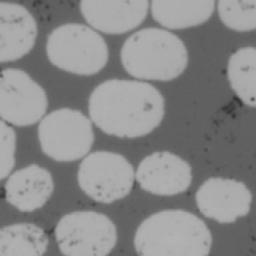
#> input picture target.png, 256 x 256 px
$ jupyter execute --allow-errors create_vti.ipynb
#> lines starting #> are read from the running program, lines starting #| are printed output that depends on the picture; after the words box and inside, x2 and y2 are one past the last pixel; in counts of white or black regions, pixels touching at a corner belong together
[cell 1]
import os
import numpy as np
import vtk
from vtk.util import numpy_support


import  matplotlib.pyplot as plt

from scipy import ndimage
from skimage import io, color, filters
from skimage.transform import rescale, resize, downscale_local_mean

[cell 2]
micro_image = io.imread("../target.png")
#> micro_image is the input picture: shape (256, 256, 3); min 51, max 179, mean 138
print(micro_image.shape)
#| (256, 256, 3)
print(type(micro_image))
#| <class 'numpy.ndarray'>
# Convert the image to grayscale if it's in color
if micro_image.ndim == 3:
    micro_image = color.rgb2gray(micro_image)
#> micro_image: shape (256, 256) float64


micro_image = resize(micro_image, (micro_image.shape[0] // 4, micro_image.shape[1] // 4),
                       anti_aliasing=True)
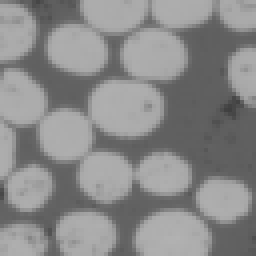
#> micro_image: shape (64, 64) float64 (shown 4 times larger); min 0.248, max 0.698, mean 0.541

[cell 3]
plt.imshow(micro_image)

[cell 4]
array = np.array(micro_image)

[cell 5]
# Use a thresholding method from skimage.filters
threshold_value = filters.threshold_otsu(array)
#> threshold_value = 0.525

binary_array = array > threshold_value
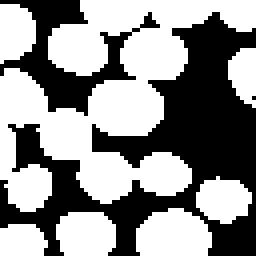
#> binary_array: shape (64, 64) bool (shown 4 times larger); 56% white; 3 black regions (1 under 20 px), largest, box (x1, y1, x2, y2) and area: (0, 3, 64, 64) 1442, (0, 0, 40, 29) 361

[cell 6]
# Fill holes in the binary image
binary_array = ndimage.binary_fill_holes(binary_array)
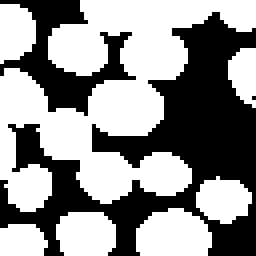
#> binary_array: shape (64, 64) bool (shown 4 times larger); 56.3% white; 3 black regions (1 under 20 px), largest, box (x1, y1, x2, y2) and area: (0, 3, 64, 64) 1442, (0, 0, 34, 29) 348

# Additional operations with ndimage (e.g., binary morphology)
binary_array= ndimage.binary_opening(binary_array)
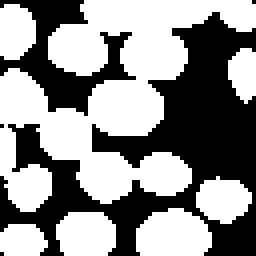
#> binary_array: shape (64, 64) bool (shown 4 times larger); 55.7% white; 5 black regions (3 under 20 px), largest, box (x1, y1, x2, y2) and area: (0, 3, 64, 64) 1456, (0, 0, 34, 29) 355

[cell 7]
plt.imshow(binary_array)

[cell 8]
binary_array = binary_array.astype(np.int16)
binary_array.shape
#> Out = (64, 64)

[cell 9]
# Copy along the third dimension to create a 3D array
three_d_array = np.tile(binary_array[:, :, np.newaxis], (1, 1, 1))
print(three_d_array.shape)
#| (64, 64, 1)

[cell 10]
plt.imshow(three_d_array[:,:,0])

[cell 11]
## SAVE DATA
## Convert the NumPy arrays to float32
scalar_data = three_d_array.transpose(0,1,2).astype(np.int64)


# Create a VTKImageData object
#> (the rest of this cell did not finish here and is left out)

[cell 12]
import nrrd

[cell 13]
nrrd.write('output.nrrd', three_d_array.transpose(0,1,2).astype(np.int64))
#> (this line was passed over: nrrd is not available in this run)

[cell 14]
three_d_array.shape
#> Out = (64, 64, 1)

[cell 15]
import meshio
# Example material information (64x64x1)
material_data = three_d_array.reshape(-1).astype(np.int64)  # Flatten to match the number of vertices
#> material_data = 4096 values, max 1 at index 21, min 0 at index 0, mean 0.557

# Generate material data corresponding to each vertex of the mesh
material_data = np.zeros((64, 64), dtype=np.int64)
for i in range(64):
    for j in range(64):
        material_data[i, j] = three_d_array[i, j, 0]


# Prepare points and cells
points = np.zeros((64 * 64, 3))
for i in range(64):
    for j in range(64):
        points[i * 64 + j] = [i, j, 0]

# Define the cells for a regular quad mesh
cells = [("quad", np.array([[i * 64 + j,
                             i * 64 + j + 1,
                             (i + 1) * 64 + j + 1,
                             (i + 1) * 64 + j] for i in range(63) for j in range(63)]))]

# Write data to XDMF file
#> (the rest of this cell did not finish here and is left out)
